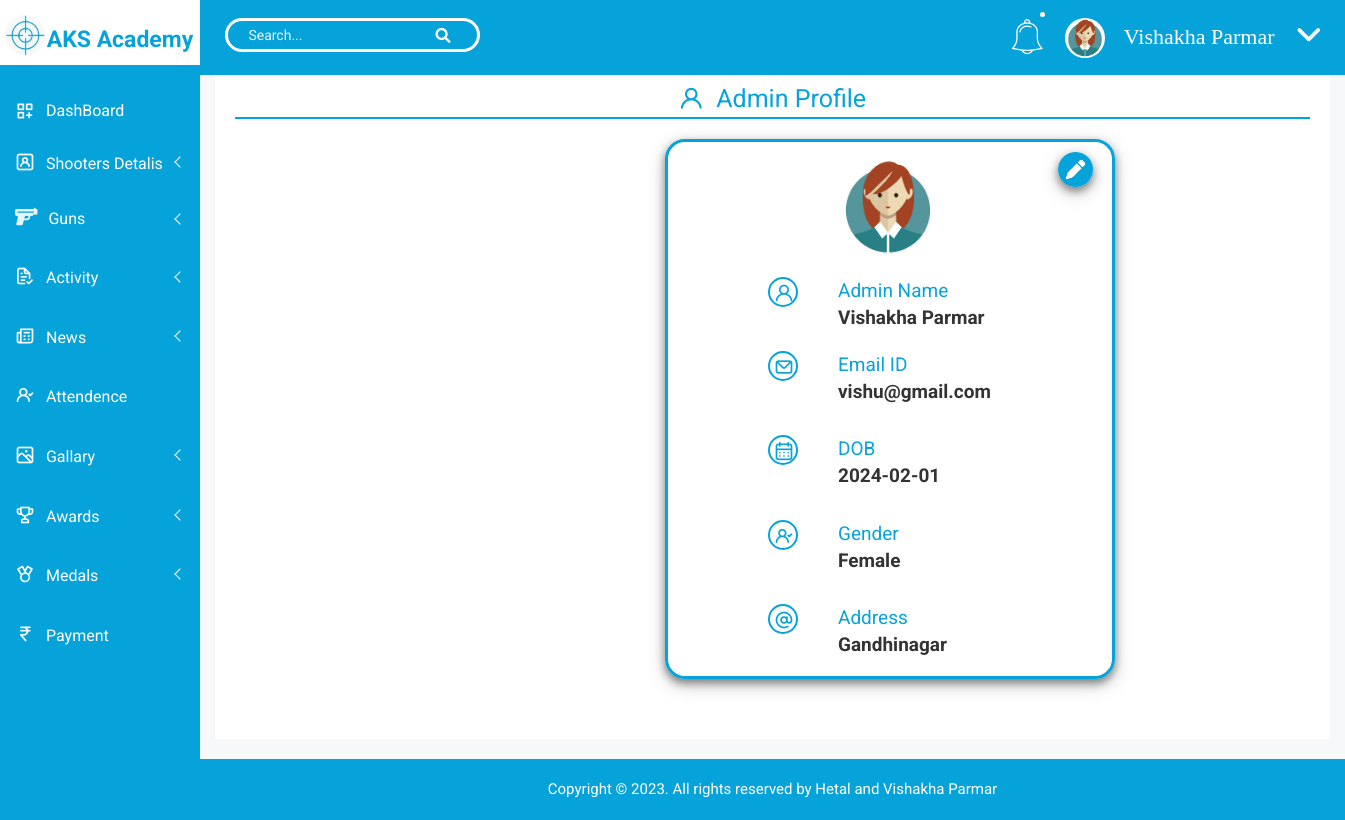
The page /admin/admin_profile.php (signed in) on the database its author committed.
### tables this page shows
CREATE TABLE `tbl_registration` (
  `id` int(10) NOT NULL,
  `username` varchar(50) NOT NULL,
  `gender` varchar(50) NOT NULL,
  `dob` date NOT NULL,
  `photo` varchar(200) NOT NULL,
  `address` varchar(50) NOT NULL,
  `phone_no` varchar(12) NOT NULL,
  `email` varchar(30) NOT NULL,
  `description` varchar(90) NOT NULL,
  `post_date` varchar(20) NOT NULL,
  `height` int(10) NOT NULL,
  `weight` int(10) NOT NULL,
  `age` int(10) NOT NULL,
  `gun_selection` varchar(50) NOT NULL,
  `hand_selection` varchar(50) NOT NULL,
  `fees` varchar(30) NOT NULL,
  `password` varchar(20) NOT NULL,
  `status` int(10) NOT NULL,
  `role` varchar(30) NOT NULL
);

### admin/admin_profile.php (the view, shortened to what this page needs)
<?php
      include("code_part/connection.php");
 ?>
<!doctype html>
<html class="no-js" lang="en">
<head>
    <link rel="stylesheet" href="css/bootstrap.min.css">
    <link rel="stylesheet" href="css/font-awesome.min.css">
    <link rel="stylesheet" href="css/owl.carousel.css">
    <link rel="stylesheet" href="css/owl.theme.css">
    <link rel="stylesheet" href="css/owl.transitions.css">
    <link rel="stylesheet" href="css/animate.css">
    <link rel="stylesheet" href="css/normalize.css">
    <link rel="stylesheet" href="css/meanmenu.min.css">
    <link rel="stylesheet" href="css/main.css">
    <link rel="stylesheet" href="css/educate-custon-icon.css">
    <link rel="stylesheet" href="css/morrisjs/morris.css">
    <link rel="stylesheet" href="css/scrollbar/jquery.mCustomScrollbar.min.css">
    <link rel="stylesheet" href="css/metisMenu/metisMenu.min.css">
    <link rel="stylesheet" href="css/metisMenu/metisMenu-vertical.css">
    <link rel="stylesheet" href="css/calendar/fullcalendar.min.css">
    <link rel="stylesheet" href="css/calendar/fullcalendar.print.min.css">
    <link rel="stylesheet" href="css/form/all-type-forms.css">
    <link rel="stylesheet" href="css/dropzone/dropzone.css">
    <link rel="stylesheet" href="style.css">
    <link rel="stylesheet" href="css/responsive.css">
    <link rel="stylesheet" href="https://unicons.iconscout.com/release/v4.0.8/css/line.css">
</head>
<body>
    <?php
        include("code_part/sidebar.php");
    ?>
    <div class="all-content-wrapper">
        <div class="container-fluid">
            <div class="row">
                <div class="col-lg-12 col-md-12 col-sm-12 col-xs-12">
                    <div class="logo-pro">
                        <a href="index.html"><img class="main-logo" src="img/logo/logo.png" alt="" /></a>
                    </div>
                </div>
            </div>
        </div>
            <?php
                include("code_part/header.php");
    $id=$_SESSION['id'];
    $sql1="SELECT * FROM `tbl_registration` where id=$id";
    $qry1=mysqli_query($con,$sql1);
    $row1=mysqli_fetch_assoc($qry1);
            ?>
            <div class="breadcome-area">
                <div class="container-fluid">
                    <div class="row">
                        <div class="col-lg-12 col-md-12 col-sm-12 col-xs-12">
                        </div>
                    </div>
                </div>
            </div>
        </div>
        <div class="single-pro-review-area mt-t-30 mg-b-15">
            <div class="container-fluid">
                <div class="row">
                    <div class="col-lg-12 col-md-12 col-sm-12 col-xs-12">
                        <div class="product-payment-inner-st">
                            <div class="border" style="position: relative; border-bottom: 2px solid #06A3DA; top: 0px;">
                            <center><div class="admin" style="position: relative; color:#06A3DA;
                            left: 0px;font-size: 25px;"><i class="uil uil-user" style="position: relative; color:#06A3DA;"></i>&nbsp;
                                Admin Profile
                              </div></center>
                            </div>
                            <form action="" method="post" enctype="multipart/form-data">
                            <div class="div1" style="position: relative; width:1100px; height:600px; border:2px;">
                               <a href="edit-admin_profile.php"><div class="div2" style="position: relative; width:450px;height: 540px; border:3px solid #06a3da; top: 20px; left: 430px; border-radius:20px;
                                     box-shadow: 0 4px 8px 0 grey , 0 6px 20px 0 rgba(0, 0, 0, 0.19);">
                                    <div style="position: relative;left: 390px;top: 10px;border-radius: 20px; height: 35px; width:35px;
                                    box-shadow: 0 4px 8px 0 grey , 0 6px 20px 0 rgba(0, 0, 0, 0.19);">
                                        <img src="img\pen.png">
                                    </div></a>
                                        <div class="img">
                                            <img src="../Registration/<?php echo $row1['photo'];?>" style="position: relative; border-radius:40px;height: 100px; width:100px; top:-20px;left: 170px;">
                                        </div>
                                    <div class="icons" style="position:relative;width:30px;height: 30px; border: 2px solid #06a3da; border-radius:50px; font-size: 20px;left: 100px; ">
                                        <i class="uil uil-user" style="position:relative;
                                        left: 4px;color: #06a3da;"></i>
                                    </div>
                                    <div class="attribute" style="position: relative; top: -30px;left: 170px;font-size: 19px;color: #06a3da;">
                                        <span>Admin Name</span>
                                    </div>
                                    <div class="attribute" style="position: relative; top: -30px;left: 170px;font-size: 19px;font-weight: bold;">
                                        <span><?php echo $row1['username']; ?></span>
                                    </div>
                                     <div class="icons" style="position:relative;width:30px;height: 30px; border: 2px solid #06a3da; border-radius:50px; font-size: 20px;left: 100px;top: -10px; ">
                                        <i class="uil uil-envelope" style="position:relative;
                                        left: 4px;color: #06a3da;"></i>
                                    </div>
                                    <div class="attribute" style="position: relative; top: -40px;left: 170px;font-size: 19px;color: #06a3da;">
                                        <span>Email ID</span>
                                    </div>
                                    <div class="attribute" style="position: relative; top: -40px;left: 170px;font-size: 19px;font-weight: bold;">
                                        <span><?php echo $row1['email']; ?></span>
                                    </div>
                                    <div class="icons" style="position:relative;width:30px;height: 30px; border: 2px solid #06a3da; border-radius:50px; font-size: 20px;left: 100px;top: -10px; ">
                                        <i class="uil uil-calendar-alt" style="position:relative;
                                        left: 4px;color: #06a3da;"></i>
                                    </div>
                                    <div class="attribute" style="position: relative; top: -40px;left: 170px;font-size: 19px;color: #06a3da;">
                                        <span>DOB</span>
                                    </div>
                                    <div class="attribute" style="position: relative; top: -40px;left: 170px;font-size: 19px;font-weight: bold;">
                                        <span><?php echo $row1['dob']; ?></span>
                                    </div>
                                    <div class="icons" style="position:relative;width:30px;height: 30px; border: 2px solid #06a3da; border-radius:50px; font-size: 20px;left: 100px;top: -10px; ">
                                        <i class="uil uil-user-check" style="position:relative;
                                        left: 4px;color: #06a3da;"></i>
                                    </div>
                                    <div class="attribute" style="position: relative; top: -40px;left: 170px;font-size: 19px;color: #06a3da;">
                                        <span>Gender</span>
                                    </div>
                                    <div class="attribute" style="position: relative; top: -40px;left: 170px;font-size: 19px;font-weight: bold;">
                                        <span><?php echo $row1['gender']; ?></span>
                                    </div>
                                    <div class="icons" style="position:relative;width:30px;height: 30px; border: 2px solid #06a3da; border-radius:50px; font-size: 20px;left: 100px;top: -10px; ">
                                        <i class="uil uil-at" style="position:relative;
                                        left: 4px;color: #06a3da;"></i>
                                    </div>
                                    <div class="attribute" style="position: relative; top: -40px;left: 170px;font-size: 19px;color: #06a3da;">
                                        <span>Address</span>
                                    </div>
                                    <div class="attribute" style="position: relative; top: -40px;left: 170px;font-size: 19px;font-weight: bold;">
                                        <span><?php echo $row1['address']; ?></span>
                                    </div>
                                </div>
                            </form>
                            </div>
                        </div>
                    </div>
                </div>
            </div>
        </div>
           <div class="footer-copyright-area">
            <div class="container-fluid">
                <div class="row">
                    <div class="col-lg-12 col-md-12 col-sm-12 col-xs-12">
                        <div class="footer-copy-right">
                            <p>Copyright © 2023. All rights reserved by Hetal and Vishakha Parmar<a href="https://colorlib.com/wp/templates/"></a></p>
                        </div>
                    </div>
                </div>
            </div>
        </div>
</body>
</html>

### admin/code_part/header.php (shortened to what this page needs)
<?php
    $idSS=$_SESSION['id'];
    $sql_sql="SELECT * FROM `tbl_registration` where id=$idSS";
    $qry_qry=mysqli_query($con,$sql_sql);
    $fech_row=mysqli_fetch_assoc($qry_qry);
?>
<div class="header-advance-area">
            <div class="header-top-area">
                <div class="container-fluid">
                    <div class="row">
                        <div class="col-lg-12 col-md-12 col-sm-12 col-xs-12">
                            <div class="header-top-wraper">
                                <div class="row">
                                    <div class="col-lg-6 col-md-7 col-sm-6 col-xs-12">
                                         <div class="col-lg-6 col-md-6 col-sm-6 col-xs-12" style="position:relative; top: 10px; left:-100px;">
                                            <div class="breadcome-heading">
                                                <form role="search" class="sr-input-func">
                                                    <input  type="text" placeholder="Search..." class="search-int form-control input">
                                                    <a href="#"><i class="fa fa-search" style="color:#fff; font-size: 15px; left: 40px; position:relative;"></i></a>
                                                </form>
                                            </div>
                                        </div>
                                    </div>
                                    <div class="col-lg-5 col-md-5 col-sm-12 col-xs-12">
                                        <div class="header-right-info">
                                            <ul class="nav navbar-nav mai-top-nav header-right-menu">
                                                <li class="nav-item"><a href="#" data-toggle="dropdown" role="button" aria-expanded="false" class="nav-link dropdown-toggle" style="position:relative; left:-40px;"><i class="educate-icon educate-bell" aria-hidden="true" style="position:relative; top: 2px; color:#fff; font-size: 35px;"></i><span class="indicator-nt"></span></a>
                                                </li>
                                                <li class="nav-item">
                                                    <a href="#" data-toggle="dropdown" role="button" aria-expanded="false" class="nav-link dropdown-toggle" >
                                                            <img src="../Registration/<?php echo $fech_row['photo'];?>" alt="" / style="position:relative; right:40px; height:40px; width:40px">
                                                            <span class="admin-name" style="position:relative; top:1px; right: 28px; font-size:22px; font-family:centuary;"><?php echo $fech_row['username']; ?></span>
                                                            <i class="fa fa-angle-down edu-icon edu-down-arrow" style="position:relative; top:2px; color:#fff; font-size:30px; right:10px;"></i>
                                                        </a>
                                                </li>
                                            </ul>
                                        </div>
                                    </div>
                                </div>
                            </div>
                        </div>
                    </div>
                </div>
            </div>

### admin/css/main.css (style rules this page uses)
html { color: #222; font-size: 1em; line-height: 1.4; }
audio, canvas, iframe, img, svg, video { vertical-align: middle; }

### admin/admin_profile.php (style rules this page uses)
.footer-copyright-area { position: sticky; bottom: -10px; background: #06A3DA; padding: 20px 0px; text-align: center; }

### admin/code_part/sidebar.php (style rules this page uses)
.act>span,i { color: black; }

### admin/code_part/header.php (style rules this page uses)
.input[type=text] { color: #fff; background: none; padding: 12px 20px; margin: 8px 0; border-radius: 30px; box-sizing: border-box; border: 3px solid #fff; -webkit-transition: 0.5s; transition: 0.5s; outline: none; }
.input[type=text]::placeholder { color: #fff; opacity: 0.9; }

### rows shown on the page
tbl_registration: photo (picture), username "Vishakha Parmar", email "vishu@gmail.com", dob "2024-02-01", gender "Female", address "Gandhinagar"
